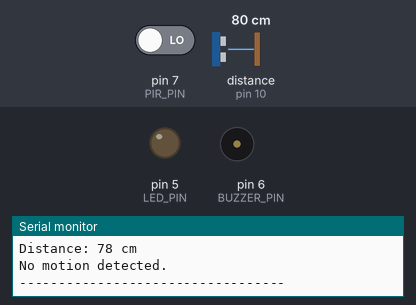
The sketch below on a simulated Arduino Uno, built with avr-gcc and run on an emulated ATmega328P. Shown: output pins drawn as LEDs (lit = HIGH), buzzer (waves = sounding, pin HIGH), the last lines printed to the serial monitor. Wiring (inferred from the names in the program): ultrasonic range finder: trigger pin 9; echo pin 10. Inputs (shaded band) come from the test bench; at power-on: pin 7 (PIR_PIN) LOW, distance to the obstacle (sensor on pin 10) 80 cm. The echo pulse lasts 58.3 µs per cm; pins used as bus, display or sensor lines are not drawn.

Above: at 1.4 s.
1.5 s: pin 7 (PIR_PIN) driven HIGH
3.6 s: distance to the obstacle (sensor on pin 10) set to 23 cm
5.1 s: distance to the obstacle (sensor on pin 10) set to 19 cm
At 6.2 s:
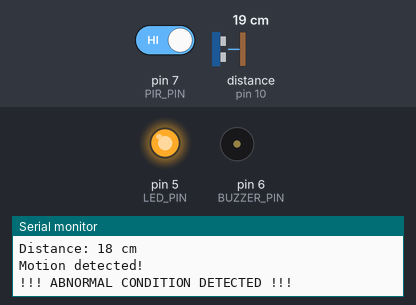
8.2 s: distance to the obstacle (sensor on pin 10) set to 120 cm
At 9.0 s:
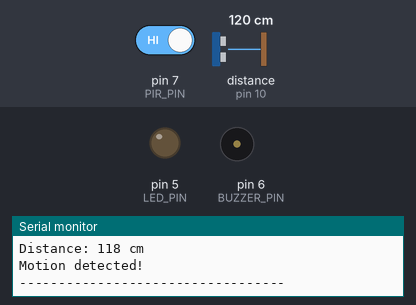
Timing chart, 0 to 10.7 s (numbered marks = the images above; inputs shaded):
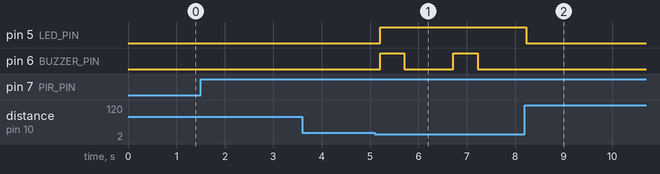

The sketch:

disaster_detection.ino
```cpp
/*
 * Natural Disaster Detection & Alert System
 * ------------------------------------------
 * Platform : Arduino Uno
 * Sensors  : HC-SR04 Ultrasonic Sensor
 *            PIR Motion Sensor
 * Outputs  : Buzzer + LED
 *
 * The system monitors abnormal environmental conditions
 * using sensor readings and activates an alert when
 * predefined thresholds are exceeded.
 */

// Pin definitions
const int TRIG_PIN = 9;
const int ECHO_PIN = 10;

const int PIR_PIN = 7;
const int BUZZER_PIN = 6;
const int LED_PIN = 5;

// Distance threshold in centimeters
const int DISTANCE_THRESHOLD = 20;


// ---------------------------------------------------------
// Measure distance using HC-SR04
// ---------------------------------------------------------
long getDistance()
{
  long duration;
  long distance;

  // Send ultrasonic pulse
  digitalWrite(TRIG_PIN, LOW);
  delayMicroseconds(2);

  digitalWrite(TRIG_PIN, HIGH);
  delayMicroseconds(10);

  digitalWrite(TRIG_PIN, LOW);

  // Read echo response
  duration = pulseIn(ECHO_PIN, HIGH, 30000);

  // Convert time to distance
  distance = duration * 0.034 / 2;

  return distance;
}


// ---------------------------------------------------------
// Setup
// ---------------------------------------------------------
void setup()
{
  Serial.begin(9600);

  pinMode(TRIG_PIN, OUTPUT);
  pinMode(ECHO_PIN, INPUT);

  pinMode(PIR_PIN, INPUT);

  pinMode(BUZZER_PIN, OUTPUT);
  pinMode(LED_PIN, OUTPUT);

  digitalWrite(BUZZER_PIN, LOW);
  digitalWrite(LED_PIN, LOW);

  Serial.println("Natural Disaster Detection System");
  Serial.println("----------------------------------");
  Serial.println("System Started...");
}


// ---------------------------------------------------------
// Main loop
// ---------------------------------------------------------
void loop()
{
  long distance = getDistance();

  int motionDetected = digitalRead(PIR_PIN);

  Serial.print("Distance: ");
  Serial.print(distance);
  Serial.println(" cm");

  if (motionDetected == HIGH)
  {
    Serial.println("Motion detected!");
  }
  else
  {
    Serial.println("No motion detected.");
  }


  // -------------------------------------------------------
  // Alert condition
  // -------------------------------------------------------
  if (distance > 0 &&
      distance < DISTANCE_THRESHOLD &&
      motionDetected == HIGH)
  {
    Serial.println("!!! ABNORMAL CONDITION DETECTED !!!");

    digitalWrite(LED_PIN, HIGH);

    digitalWrite(BUZZER_PIN, HIGH);
    delay(500);

    digitalWrite(BUZZER_PIN, LOW);
    delay(500);
  }
  else
  {
    digitalWrite(LED_PIN, LOW);
    digitalWrite(BUZZER_PIN, LOW);
  }

  Serial.println("----------------------------------");

  delay(500);
}
```

Measured:
- the behaviour switches between 21 and 20 cm on distance to the obstacle (sensor on pin 10) (found by bisection; images 0 and 1)
- after the input at 5.1 s, pin 5 (LED_PIN): LOW → HIGH after 0.11 s; pin 6 (BUZZER_PIN): alternates HIGH for 0.50 s and LOW for 1.0 s, starting after 0.11 s
- after the input at 8.2 s, pin 5 (LED_PIN): HIGH → LOW at once; pin 6 (BUZZER_PIN): stops changing and stays LOW
